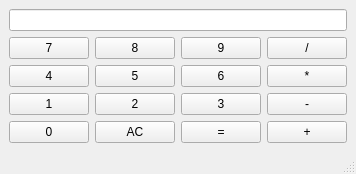
<?xml version="1.0" encoding="UTF-8"?>
<ui version="4.0">
 <class>MainWindow</class>
 <widget class="QMainWindow" name="MainWindow">
  <property name="geometry">
   <rect>
    <x>0</x>
    <y>0</y>
    <width>336</width>
    <height>172</height>
   </rect>
  </property>
  <property name="windowTitle">
   <string>MainWindow</string>
  </property>
  <widget class="QWidget" name="centralwidget">
   <layout class="QGridLayout" name="gridLayout">
    <item row="1" column="0">
     <widget class="QPushButton" name="sevenButton">
      <property name="sizePolicy">
       <sizepolicy hsizetype="Expanding" vsizetype="Expanding">
        <horstretch>0</horstretch>
        <verstretch>0</verstretch>
       </sizepolicy>
      </property>
      <property name="text">
       <string>7</string>
      </property>
     </widget>
    </item>
    <item row="1" column="1">
     <widget class="QPushButton" name="eightButton">
      <property name="sizePolicy">
       <sizepolicy hsizetype="Expanding" vsizetype="Expanding">
        <horstretch>0</horstretch>
        <verstretch>0</verstretch>
       </sizepolicy>
      </property>
      <property name="text">
       <string>8</string>
      </property>
     </widget>
    </item>
    <item row="1" column="2">
     <widget class="QPushButton" name="nineButton">
      <property name="sizePolicy">
       <sizepolicy hsizetype="Expanding" vsizetype="Expanding">
        <horstretch>0</horstretch>
        <verstretch>0</verstretch>
       </sizepolicy>
      </property>
      <property name="text">
       <string>9</string>
      </property>
     </widget>
    </item>
    <item row="1" column="3">
     <widget class="QPushButton" name="divideButton">
      <property name="sizePolicy">
       <sizepolicy hsizetype="Expanding" vsizetype="Expanding">
        <horstretch>0</horstretch>
        <verstretch>0</verstretch>
       </sizepolicy>
      </property>
      <property name="text">
       <string>/</string>
      </property>
     </widget>
    </item>
    <item row="2" column="0">
     <widget class="QPushButton" name="fourButton">
      <property name="sizePolicy">
       <sizepolicy hsizetype="Expanding" vsizetype="Expanding">
        <horstretch>0</horstretch>
        <verstretch>0</verstretch>
       </sizepolicy>
      </property>
      <property name="text">
       <string>4</string>
      </property>
     </widget>
    </item>
    <item row="2" column="1">
     <widget class="QPushButton" name="fiveButton">
      <property name="sizePolicy">
       <sizepolicy hsizetype="Expanding" vsizetype="Expanding">
        <horstretch>0</horstretch>
        <verstretch>0</verstretch>
       </sizepolicy>
      </property>
      <property name="text">
       <string>5</string>
      </property>
     </widget>
    </item>
    <item row="2" column="2">
     <widget class="QPushButton" name="sixButton">
      <property name="sizePolicy">
       <sizepolicy hsizetype="Expanding" vsizetype="Expanding">
        <horstretch>0</horstretch>
        <verstretch>0</verstretch>
       </sizepolicy>
      </property>
      <property name="text">
       <string>6</string>
      </property>
     </widget>
    </item>
    <item row="2" column="3">
     <widget class="QPushButton" name="multiplyButton">
      <property name="sizePolicy">
       <sizepolicy hsizetype="Expanding" vsizetype="Expanding">
        <horstretch>0</horstretch>
        <verstretch>0</verstretch>
       </sizepolicy>
      </property>
      <property name="text">
       <string>*</string>
      </property>
     </widget>
    </item>
    <item row="3" column="0">
     <widget class="QPushButton" name="oneButton">
      <property name="sizePolicy">
       <sizepolicy hsizetype="Expanding" vsizetype="Expanding">
        <horstretch>0</horstretch>
        <verstretch>0</verstretch>
       </sizepolicy>
      </property>
      <property name="text">
       <string>1</string>
      </property>
     </widget>
    </item>
    <item row="3" column="1">
     <widget class="QPushButton" name="twoButton">
      <property name="sizePolicy">
       <sizepolicy hsizetype="Expanding" vsizetype="Expanding">
        <horstretch>0</horstretch>
        <verstretch>0</verstretch>
       </sizepolicy>
      </property>
      <property name="text">
       <string>2</string>
      </property>
     </widget>
    </item>
    <item row="3" column="2">
     <widget class="QPushButton" name="threeButton">
      <property name="sizePolicy">
       <sizepolicy hsizetype="Expanding" vsizetype="Expanding">
        <horstretch>0</horstretch>
        <verstretch>0</verstretch>
       </sizepolicy>
      </property>
      <property name="text">
       <string>3</string>
      </property>
     </widget>
    </item>
    <item row="3" column="3">
     <widget class="QPushButton" name="subtractButton">
      <property name="sizePolicy">
       <sizepolicy hsizetype="Expanding" vsizetype="Expanding">
        <horstretch>0</horstretch>
        <verstretch>0</verstretch>
       </sizepolicy>
      </property>
      <property name="text">
       <string>-</string>
      </property>
     </widget>
    </item>
    <item row="4" column="3">
     <widget class="QPushButton" name="addButton">
      <property name="sizePolicy">
       <sizepolicy hsizetype="Expanding" vsizetype="Expanding">
        <horstretch>0</horstretch>
        <verstretch>0</verstretch>
       </sizepolicy>
      </property>
      <property name="text">
       <string>+</string>
      </property>
     </widget>
    </item>
    <item row="0" column="0" colspan="4">
     <widget class="QLineEdit" name="accumulatorText"/>
    </item>
    <item row="4" column="0">
     <widget class="QPushButton" name="zeroButton">
      <property name="sizePolicy">
       <sizepolicy hsizetype="Expanding" vsizetype="Expanding">
        <horstretch>0</horstretch>
        <verstretch>0</verstretch>
       </sizepolicy>
      </property>
      <property name="text">
       <string>0</string>
      </property>
     </widget>
    </item>
    <item row="4" column="2">
     <widget class="QPushButton" name="equalsButton">
      <property name="sizePolicy">
       <sizepolicy hsizetype="Expanding" vsizetype="Expanding">
        <horstretch>0</horstretch>
        <verstretch>0</verstretch>
       </sizepolicy>
      </property>
      <property name="text">
       <string>=</string>
      </property>
     </widget>
    </item>
    <item row="4" column="1">
     <widget class="QPushButton" name="clearButton">
      <property name="text">
       <string>AC</string>
      </property>
     </widget>
    </item>
   </layout>
  </widget>
  <widget class="QStatusBar" name="statusbar"/>
 </widget>
 <resources/>
 <connections/>
</ui>
